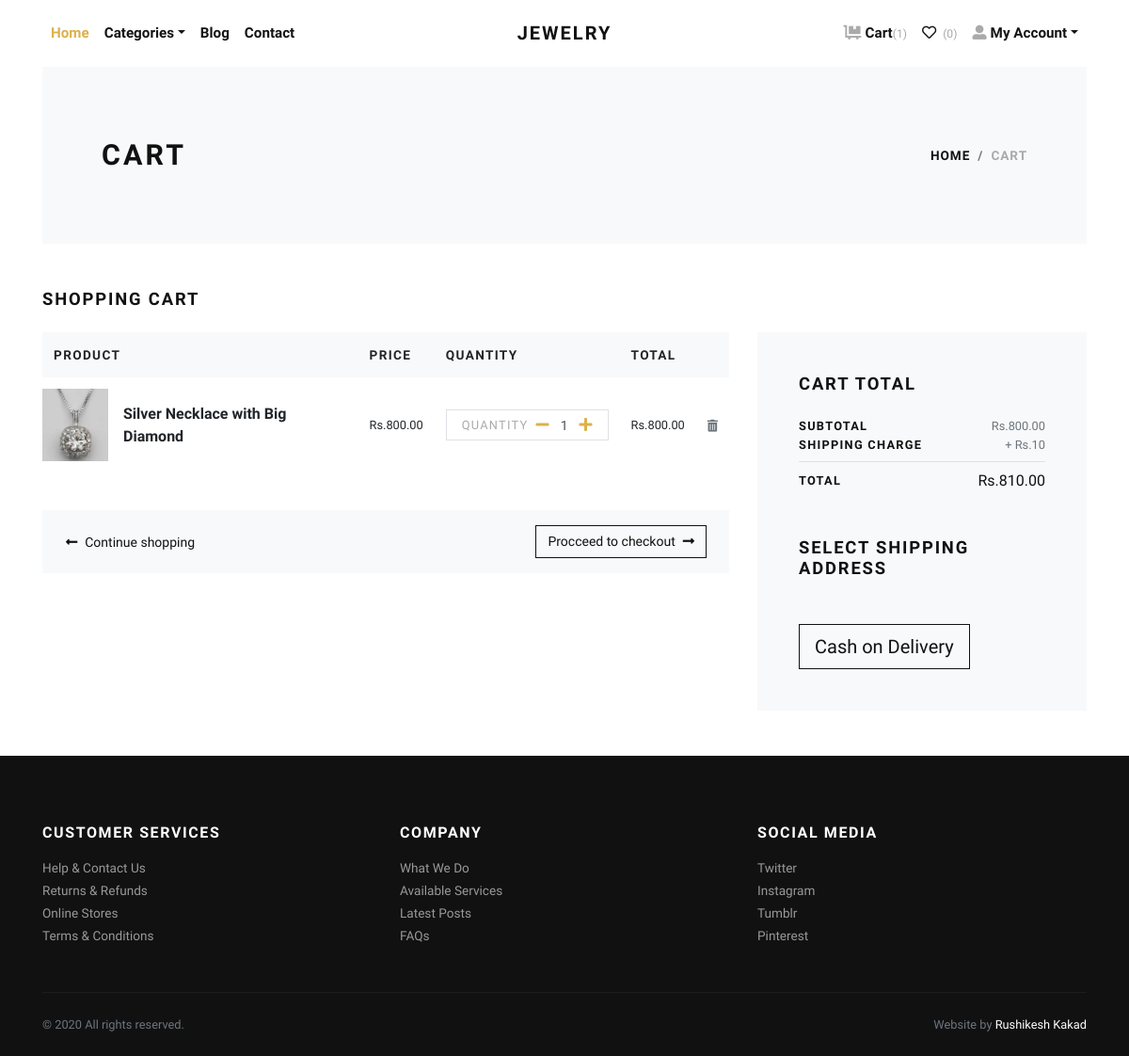
Page /cart/ (signed in) on the committed database.
### store/models.py (models this page shows, shortened)
class Cart(models.Model):
    user = models.ForeignKey(User, verbose_name="User", on_delete=models.CASCADE)
    product = models.ForeignKey(Product, verbose_name="Product", on_delete=models.CASCADE)
    quantity = models.PositiveIntegerField(default=1, verbose_name="Quantity")
    created_at = models.DateTimeField(auto_now_add=True, verbose_name="Created Date")
    updated_at = models.DateTimeField(auto_now=True, verbose_name="Updated Date")
    @property
    def total_price(self):
        return self.quantity * self.product.price

class Product(models.Model):
    title = models.CharField(max_length=150, verbose_name="Product Title")
    slug = models.SlugField(max_length=160, verbose_name="Product Slug")
    sku = models.CharField(max_length=255, unique=True, verbose_name="Unique Product ID (SKU)")
    short_description = models.TextField(verbose_name="Short Description")
    detail_description = models.TextField(blank=True, null=True, verbose_name="Detail Description")
    product_image = models.ImageField(upload_to='product', blank=True, null=True, verbose_name="Product Image")
    price = models.DecimalField(max_digits=8, decimal_places=2)
    category = models.ForeignKey(Category, verbose_name="Product Categoy", on_delete=models.CASCADE)
    is_active = models.BooleanField(verbose_name="Is Active?")
    is_featured = models.BooleanField(verbose_name="Is Featured?")
    created_at = models.DateTimeField(auto_now_add=True, verbose_name="Created Date")
    updated_at = models.DateTimeField(auto_now=True, verbose_name="Updated Date")
    class Meta:
        verbose_name_plural = 'Products'
        ordering = ('-created_at', )

### store/views.py (the view)
# urls.py: path('cart/', views.cart, name="cart"),
@login_required
def cart(request):
    user = request.user
    cart_products = Cart.objects.filter(user=user)
    amount = decimal.Decimal(0)
    shipping_amount = decimal.Decimal(10)
    cp = [p for p in Cart.objects.all() if p.user==user]
    if cp:
        for p in cp:
            temp_amount = (p.quantity * p.product.price)
            amount += temp_amount
    addresses = Address.objects.filter(user=user)
    context = {
        'cart_products': cart_products,
        'amount': amount,
        'shipping_amount': shipping_amount,
        'total_amount': amount + shipping_amount,
        'addresses': addresses,
    }
    return render(request, 'store/cart.html', context)

### store/context_preprocessors.py (called while the page is built)
def store_menu(request):
    categories = Category.objects.filter(is_active=True)
    context = {
        'categories_menu': categories,
    }
    return context

def cart_menu(request):
    if request.user.is_authenticated:
        cart_items= Cart.objects.filter(user=request.user)
        context = {
            'cart_items': cart_items,
        }
    else:
        context = {}
    return context

### templates/store/cart.html (shortened to what this page needs)
{% extends 'base.html' %}
{% load static %}
{% load humanize %}
    {% block content %}
      <div class="container">
        <section class="py-5 bg-light">
          <div class="container">
            <div class="row px-4 px-lg-5 py-lg-4 align-items-center">
              <div class="col-lg-6">
                <h1 class="h2 text-uppercase mb-0">Cart</h1>
              </div>
              <div class="col-lg-6 text-lg-right">
                <nav aria-label="breadcrumb">
                  <ol class="breadcrumb justify-content-lg-end mb-0 px-0">
                    <li class="breadcrumb-item"><a href="index.html">Home</a></li>
                    <li class="breadcrumb-item active" aria-current="page">Cart</li>
                  </ol>
                </nav>
              </div>
            </div>
          </div>
        </section>
        {% if cart_products %}
        <section class="py-5">
          <h2 class="h5 text-uppercase mb-4">Shopping cart</h2>
          <div class="row">
            <div class="col-lg-8 mb-4 mb-lg-0">
              <div class="table-responsive mb-4">
                <table class="table">
                  <thead class="bg-light">
                    <tr>
                      <th class="border-0" scope="col"> <strong class="text-small text-uppercase">Product</strong></th>
                      <th class="border-0" scope="col"> <strong class="text-small text-uppercase">Price</strong></th>
                      <th class="border-0" scope="col"> <strong class="text-small text-uppercase">Quantity</strong></th>
                      <th class="border-0" scope="col"> <strong class="text-small text-uppercase">Total</strong></th>
                      <th class="border-0" scope="col"> </th>
                    </tr>
                  </thead>
                  <tbody>
                    {% for cart_product in cart_products %}
                    <tr>
                      <th class="pl-0 border-0" scope="row">
                        <div class="media align-items-center">
                          {% if cart_product.product.product_image %}
                            <a class="reset-anchor d-block animsition-link" href="{% url 'store:product-detail' cart_product.product.slug %}"><img src="{{cart_product.product.product_image.url}}" alt="{{cart_product.product.title}}" width="70"/></a>
                          {% else %}
                            <a class="reset-anchor d-block animsition-link" href="{% url 'store:product-detail' cart_product.product.slug %}"><img src="{% static 'img/product-detail-3.jpg' %}" alt="{{cart_product.product.title}}" width="70"/></a>
                          {% endif %}
                          <div class="media-body ml-3"><strong class="h6"><a class="reset-anchor animsition-link" href="{% url 'store:product-detail' cart_product.product.slug %}">{{cart_product.product.title}}</a></strong></div>
                        </div>
                      </th>
                      <td class="align-middle border-0">
                        <p class="mb-0 small">Rs.{{cart_product.product.price}}</p>
                      </td>
                      <td class="align-middle border-0">
                        <div class="border d-flex align-items-center justify-content-between px-3"><span class="small text-uppercase text-gray headings-font-family">Quantity</span>
                          <div class="quantity">
                            <a href="{% url 'store:minus-cart' cart_product.id %}" class="dec-btn p-0 ml-2"><i class="fas fa-minus"></i></a>
                            <input class="form-control form-control-sm border-0 shadow-0 p-0" type="text" value="{{cart_product.quantity}}"/>
                            <a href="{% url 'store:plus-cart' cart_product.id %}" class="inc-btn p-0"><i class="fas fa-plus"></i></a>
                          </div>
                        </div>
                      </td>
                      <td class="align-middle border-0">
                        <p class="mb-0 small">Rs.{{cart_product.total_price|intcomma}}</p>
                      </td>
                      <td class="align-middle border-0"><a class="reset-anchor" href="{% url 'store:remove-cart' cart_product.id %}"><i class="fas fa-trash-alt small text-muted"></i></a></td>
                    </tr>
                    {% endfor %}
                  </tbody>
                </table>
              </div>
              <div class="bg-light px-4 py-3">
                <div class="row align-items-center text-center">
                  <div class="col-md-6 mb-3 mb-md-0 text-md-left"><a class="btn btn-link p-0 text-dark btn-sm" href="{% url 'store:home' %}"><i class="fas fa-long-arrow-alt-left mr-2"> </i>Continue shopping</a></div>
                  <div class="col-md-6 text-md-right"><a class="btn btn-outline-dark btn-sm" href="checkout.html">Procceed to checkout<i class="fas fa-long-arrow-alt-right ml-2"></i></a></div>
                </div>
              </div>
            </div>
            <div class="col-lg-4">
              <div class="card border-0 rounded-0 p-lg-4 bg-light">
                <div class="card-body">
                  <h5 class="text-uppercase mb-4">Cart total</h5>
                  <ul class="list-unstyled mb-0">
                    <li class="d-flex align-items-center justify-content-between"><strong class="text-uppercase small font-weight-bold">Subtotal</strong><span class="text-muted small">Rs.{{amount|intcomma}}</span></li>
                    <li class="d-flex align-items-center justify-content-between"><strong class="text-uppercase small font-weight-bold">Shipping Charge</strong><span class="text-muted small">+ Rs.{{shipping_amount}}</span></li>
                    <li class="border-bottom my-2"></li>
                    <li class="d-flex align-items-center justify-content-between mb-4"><strong class="text-uppercase small font-weight-bold">Total</strong><span>Rs.{{total_amount|intcomma}}</span></li>
                  </ul>
                  <h5 class="text-uppercase my-5">Select Shipping Address</h5>
                  <form action="{% url 'store:checkout' %}" id="myform">
                    <button type="submit" class="btn btn-dark btn-lg btn-outline-dark" type="submit">Cash on Delivery</button>
                  </form>
                </div>
              </div>
            </div>
          </div>
        </section>
        {% else %}
          <div class="text-center py-5">
            <h3 class="mb-3">Your cart is empty.</h3>
            <a href="{% url 'store:home' %}"><i class="fas fa-long-arrow-alt-left mr-2"> </i>Continue shopping</a>
          </div>
        {% endif %}
      </div>
      {% endblock content %}

### static/css/style.default.css (style rules this page uses)
.text-small { font-size: 0.85rem !important; }
.text-gray { color: #aaa !important; }
strong { font-weight: 700; }
.quantity { display: -ms-flexbox; display: flex; -ms-flex-align: center; align-items: center; font-family: inherit; }
.quantity input { width: 2rem; text-align: center; }
.text-uppercase { text-transform: uppercase; letter-spacing: 0.1em; }
.border { border: 1px solid #dee2e6 !important; }
.shadow-0 { box-shadow: none !important; }
.reset-anchor { color: inherit; transition: all 0.3s; }
.headings-font-family { font-family: inherit !important; }
.btn { font-weight: 400; border: 1px solid transparent; font-family: inherit; padding: 0.375rem 1.5rem; font-size: 1rem; line-height: 1.5; border-radius: 0; transition: color 0.15s ease-in-out, background-color 0.15s ease-in-out, border-color 0.15s ease-in-out, box-shadow 0.15s ease-in-out; }
.btn-link { font-weight: 400; color: #dcb14a; }
.btn-dark { color: #fff; background-color: #111111; border-color: #111111; }
.btn-outline-dark { color: #111111; background-color: transparent; background-image: none; border-color: #111111; }
.btn-lg { padding: 0.5rem 1rem; font-size: 1.25rem; line-height: 1.5; border-radius: 0; }
.btn-sm { padding: 0.375rem 0.75rem; font-size: 0.875rem; line-height: 1.5; border-radius: 0; }
body { font-family: "Libre Franklin", sans-serif; font-size: 1rem; font-weight: 400; line-height: 1.5; color: #111111; background-color: #fff; }
a { color: #dcb14a; text-decoration: none; }
h1, h2, h3, h4, h5, h6, .h1, .h2, .h3, .h4, .h5, .h6 { margin-bottom: 0.5rem; font-family: inherit; font-weight: 900; line-height: 1.2; color: inherit; }
h1, .h1 { font-size: 2.2rem; }
h2, .h2 { font-size: 1.9rem; }
h5, .h5 { font-size: 1.15rem; }
h6, .h6 { font-size: 1rem; }
small, .small { font-size: 80%; font-weight: 400; }
.bg-light { background-color: #f8f9fa !important; }
.text-dark { color: #111111 !important; }
.form-control { padding: 0.375rem 0.75rem; font-size: 1rem; line-height: 1.5; color: #495057; background-color: #fff; border: 1px solid #ced4da; border-radius: 0; transition: border-color 0.15s ease-in-out, box-shadow 0.15s ease-in-out; }
.form-control::placeholder { color: #adb5bd; font-size: 0.85rem; font-weight: 400; }
.form-control-sm { padding: 0.25rem 0.5rem; font-size: 0.875rem; line-height: 1.5; border-radius: 0; }
.card { background-color: #fff; border: 1px solid rgba(17, 17, 17, 0.125); border-radius: 0; }
.card-body { padding: 1.25rem; }
.breadcrumb { background: #f8f9fa; }
.breadcrumb-item { font-size: 0.85rem; text-transform: uppercase; letter-spacing: 0.07em; font-weight: 900; color: #111111; }
.breadcrumb-item a { color: inherit; transition: all 0.3s; }
.breadcrumb-item.active { color: #aaa; }

### rows in the picture
Cart: product.product_image (picture), product "Silver Necklace with Big Diamond", product.price "800.00", quantity "1", total_price "800.00"

### other values in the picture
{{ cart_items.count }} "1"
{{ amount|intcomma }} "800.00"
{{ shipping_amount }} "10"
{{ total_amount|intcomma }} "810.00"
